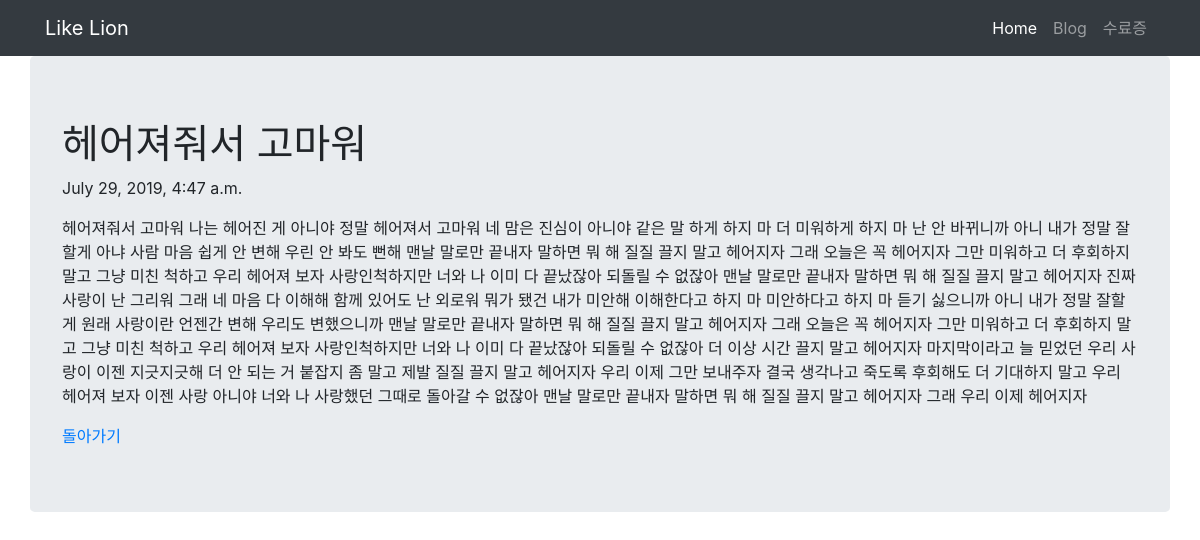
Page /blog/2 on the committed database.
### blog/models.py (models this page shows, shortened)
class Blog(models.Model):
    title = models.CharField(max_length=50)
    pub_date = models.DateTimeField('date published')
    body = models.TextField()

### blog/views.py (the view)
# urls.py: path('blog/<int:blog_id>', blog.views.detail, name='detail'),
def detail(request, blog_id):
    blog_detail = get_object_or_404(Blog, pk=blog_id)
    return render(request, 'blog/detail.html', {'blog':blog_detail})

### blog/templates/blog/detail.html (shortened to what this page needs)
<!DOCTYPE html>
<html lang="en">
<head>
    <link rel="stylesheet" href="https://stackpath.bootstrapcdn.com/bootstrap/4.1.3/css/bootstrap.min.css"
>
</head>
<body>
    <nav class="navbar navbar-expand-lg navbar-dark bg-dark">
        <div class="container">
            <a class="navbar-brand" href="{% url 'home' %}">Like Lion</a>
            <div class="collapse navbar-collapse" id="navbarNavAltMarkup">
                <div class="navbar-nav ml-auto">
                    <a class="nav-item nav-link active" href="{% url 'home' %}">Home</span></a>
                    <a class="nav-item nav-link" href="#">Blog</a>
                    <a class="nav-item nav-link" href="#">수료증</a>
                </div>
            </div>
        </div>
    </nav>
    <div class="container jumbotron">
        <h1>{{ blog.title }}</h1>
        <p>{{ blog.pub_date }}</p>
        <p>{{ blog.body }}</p>
        <a href="{% url 'home' %}">돌아가기</a>
    </div>
</body>
</html>

### rows in the picture
Blog: title "헤어져줘서 고마워", pub_date "July 29, 2019, 4:47 a.m.", body "헤어져줘서 고마워 나는 헤어진 게 아니야 정말 헤어져서 고마워 네 맘은 진심이 아니야 같은 말 하게 하지 마 더 미워하게 하지 마 난 안 바뀌니까 아니 내가 정말 잘할게 아냐 사람 마음 쉽게 안 변해 우린 안 봐도 뻔해 맨날 말로만 끝내자 말하면 뭐 해 질질 끌지 말고 헤어지자 그래 오늘은 꼭 헤어지자 그만 미워하고 더 후회하지 말고 그냥 미친 척하고 우리 헤어져 보자 사랑인척하지만 너와 나 이미 다 끝났잖아 되돌릴 수 없잖아 맨날 말로만 끝내자 말하면 뭐 해 질질 끌지 말고 헤어지자 진짜 사랑이 난 그리워 그래 네 마음 다 이해해 함께 있어도 난 외로워 뭐가 됐건 내가 미안해 이해한다고 하지 마 미안하다고 하지 마 듣기 싫으니까 아니 내가 정말 잘할게 원래 사랑이란 언젠간 변해 우리도 변했으니까 맨날 말로만 끝내자 말하면 뭐 해 질질 끌지 말고 헤어지자 그래 오늘은 꼭 헤어지자 그만 미워하고 더 후회하지 말고 그냥 미친 척하고 우리 헤어져 보자 사랑인척하지만 너와 나 이미 다 끝났잖아 되돌릴 수 없잖아 더 이상 시간 끌지 말고 헤어지자 마지막이라고 늘 믿었던 우리 사랑이 이젠 지긋지긋해 더 안 되는 거 붙잡지 좀 말고 제발 질질 끌지 말고 헤어지자 우리 이제 그만 보내주자 결국 생각나고 죽도록 후회해도 더 기대하지 말고 우리 헤어져 보자 이젠 사랑 아니야 너와 나 사랑했던 그때로 돌아갈 수 없잖아 맨날 말로만 끝내자 말하면 뭐 해…"
